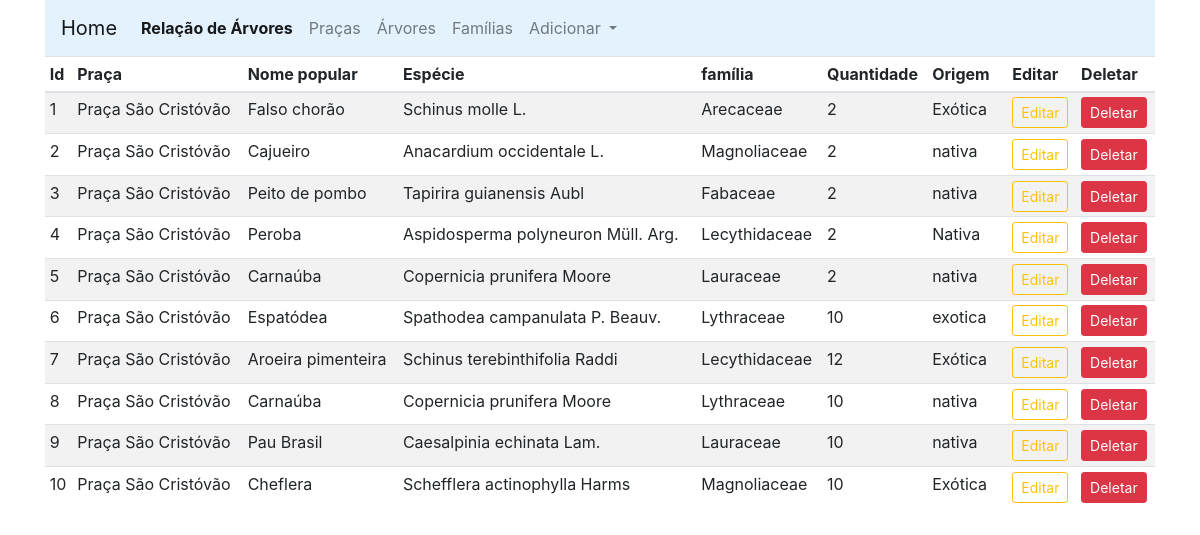
The page /admin (signed in) on the database its author committed.
### app_arbo/trees/models.py (models this page shows, shortened)
class Addarvore(db.Model):
    id = db.Column(db.Integer, primary_key=True)
    qtd = db.Column(db.Integer, nullable=False)
    origem = db.Column(db.String(80), nullable=False)
    praca_id = db.Column(db.Integer, db.ForeignKey('praca.id'),nullable=False)
    praca = db.relationship('Praca', backref=db.backref('pracas', lazy=True))
    arvore_id = db.Column(db.Integer, db.ForeignKey('arvore.id'),nullable=False)
    arvore = db.relationship('Arvore', backref=db.backref('arvores', lazy=True))
    familia_id = db.Column(db.Integer, db.ForeignKey('familia.id'),nullable=False)
    familia = db.relationship('Familia', backref=db.backref('familias', lazy=True))

class Praca(db.Model):
    id=db.Column(db.Integer,primary_key=True)
    name=db.Column(db.String(30),nullable=False,unique=True)
    end=db.Column(db.String(100),nullable=False,unique=False)
    desc=db.Column(db.String(500),nullable=False,unique=False)
    image_1=db.Column(db.String(30),nullable=False,unique=True)
    image_2=db.Column(db.String(30),nullable=False,unique=True)
    image_3=db.Column(db.String(30),nullable=False,unique=True)

class Arvore (db.Model):
    id=db.Column(db.Integer,primary_key=True)
    name=db.Column(db.String(30),nullable=False,unique=True)
    especie=db.Column(db.String(100),nullable=False,unique=True) #teste

class Familia(db.Model):
    id=db.Column(db.Integer,primary_key=True)
    name=db.Column(db.String(30),nullable=False,unique=True)

### app_arbo/admin/rotas.py (the view)
@app.route('/admin')
def admin():
    if 'email' not in session:
        flash(f'Favor faça seu login no sistema.', 'success')
        return redirect(url_for('login'))
    arvores = Addarvore.query.all()
    return render_template('admin/index.html', title='Página Administrativa', arvores=arvores)

### app_arbo/templates/admin/index.html (shortened to what this page needs)
{% extends 'layouts.html' %}
{% block content %}
<div class="container">
    <nav class="navbar navbar-expand-lg navbar-light" style="background-color: #e3f2fd;">
        <a class="navbar-brand" href="/">Home</a>
        <div class="collapse navbar-collapse" id="navbarSupportedContent">
          <ul class="navbar-nav mr-auto">
            <li class="nav-item active">
              <a class="nav-link" href="/admin"><strong>Relação de Árvores</strong><span class="sr-only">(current)</span></a>
            </li>
            <li class="nav-item">
              <a class="nav-link" href="/pracas">Praças</a>
            </li>
            <li class="nav-item">
              <a class="nav-link" href="/arvores">Árvores</a>
            </li>
            <li class="nav-item">
              <a class="nav-link" href="/familias">Famílias</a>
            <li class="nav-item dropdown">
              <a class="nav-link dropdown-toggle" href="#" id="navbarDropdown" role="button" data-toggle="dropdown" aria-haspopup="true" aria-expanded="false">
                Adicionar
              </a>
          </ul>
        </div>
      </nav>
    <table class="table table-sm table-striped">
        <thead>
            <th>Id</th>
            <th>Praça</th>
            <th>Nome popular</th>
            <th>Espécie</th>
            <th>família</th>
            <th>Quantidade</th>
            <th>Origem</th>
            <th></th>
            <th>Editar</th>
            <th>Deletar</th>
        </thead>
        <tbody>
            {% for arvore in arvores %}
            <tr>
                <td>{{loop.index}}</td>
                <td>{{arvore.praca.name}}</td>
                <td>{{arvore.arvore.name}}</td>
                <td>{{arvore.arvore.especie}}</td>
                <td>{{arvore.familia.name}}</td>
                <td>{{arvore.qtd}}</td>
                <td>{{arvore.origem}}</td>
                <td></td>
                <td><a href="{{url_for('updateaddarvore', id=arvore.id)}}" class="btn btn-sm btn-outline-warning">Editar</a></td>
                <td>
                  <button type="button" class="btn btn-danger btn-sm" data-toggle="modal" data-target="#exampleModal-{{arvore.id}}">
                    Deletar
                  </button>
                  </td>
              </tr>
            {% endfor %}
        </tbody>
    </table>
</div>
{% endblock content %}

### rows shown on the page
Addarvore: praca.name "Praça São Cristóvão", arvore.name "Falso chorão", arvore.especie "Schinus molle L.", familia.name "Arecaceae", qtd "2", origem "Exótica"
Addarvore: praca.name "Praça São Cristóvão", arvore.name "Cajueiro", arvore.especie "Anacardium occidentale L.", familia.name "Magnoliaceae", qtd "2", origem "nativa"
Addarvore: praca.name "Praça São Cristóvão", arvore.name "Peito de pombo", arvore.especie "Tapirira guianensis Aubl", familia.name "Fabaceae", qtd "2", origem "nativa"
Addarvore: praca.name "Praça São Cristóvão", arvore.name "Peroba", arvore.especie "Aspidosperma polyneuron Müll. Arg.", familia.name "Lecythidaceae", qtd "2", origem "Nativa"
Addarvore: praca.name "Praça São Cristóvão", arvore.name "Carnaúba", arvore.especie "Copernicia prunifera Moore", familia.name "Lauraceae", qtd "2", origem "nativa"
Addarvore: praca.name "Praça São Cristóvão", arvore.name "Espatódea", arvore.especie "Spathodea campanulata P. Beauv.", familia.name "Lythraceae", qtd "10", origem "exotica"
Addarvore: praca.name "Praça São Cristóvão", arvore.name "Aroeira pimenteira", arvore.especie "Schinus terebinthifolia Raddi", familia.name "Lecythidaceae", qtd "12", origem "Exótica"
Addarvore: praca.name "Praça São Cristóvão", arvore.name "Carnaúba", arvore.especie "Copernicia prunifera Moore", familia.name "Lythraceae", qtd "10", origem "nativa"
Addarvore: praca.name "Praça São Cristóvão", arvore.name "Pau Brasil", arvore.especie "Caesalpinia echinata Lam.", familia.name "Lauraceae", qtd "10", origem "nativa"
Addarvore: praca.name "Praça São Cristóvão", arvore.name "Cheflera", arvore.especie "Schefflera actinophylla Harms", familia.name "Magnoliaceae", qtd "10", origem "Exótica"
